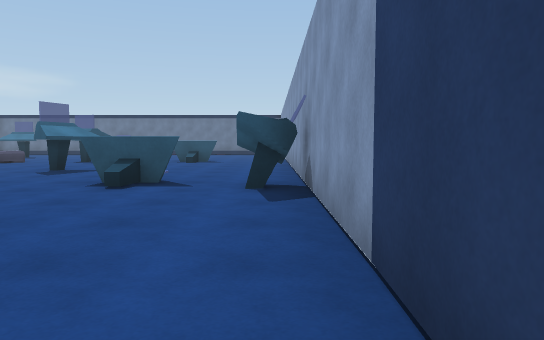
View 1 (above)

24 first-person views from a walk through a scene from a Unity 3-D project. The camera is 1.2 m above the floor, tilts 4° down and sees 70° across. The floor is counted in squares, 2 m on a side. Each view is taken from the middle of a square. On the plan, view 1 faces up. The plan holds only what a view shows up to about 11 squares ahead; the rest is blank. The place goes on beyond the plan. The player is left out. Some animated figures are not drawn. Door leaves are left out, so doorways stand open.

View 2
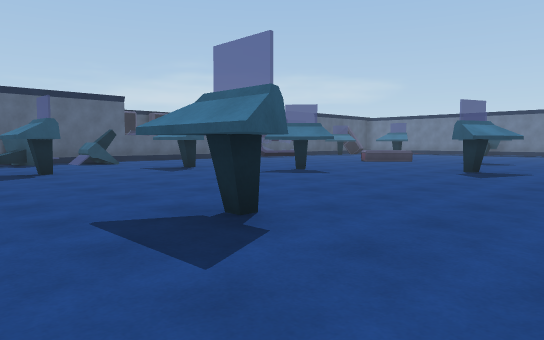

View 3
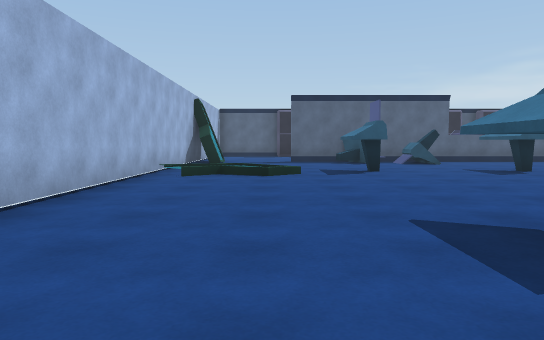

View 4
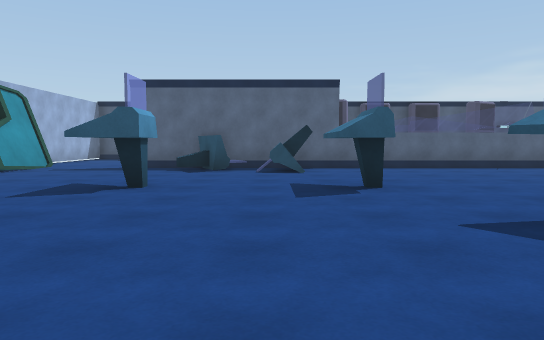

View 5
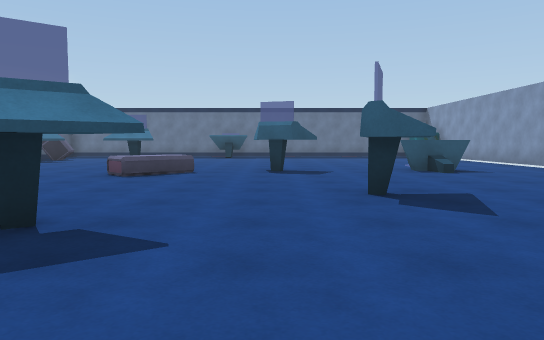

View 6
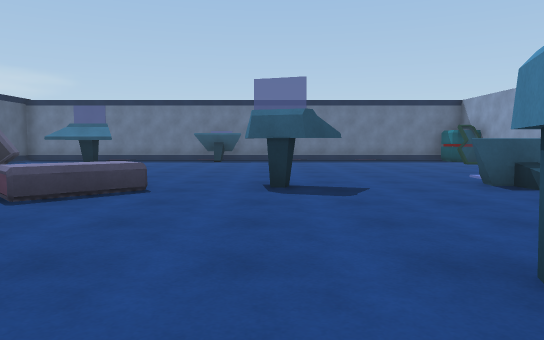

View 7
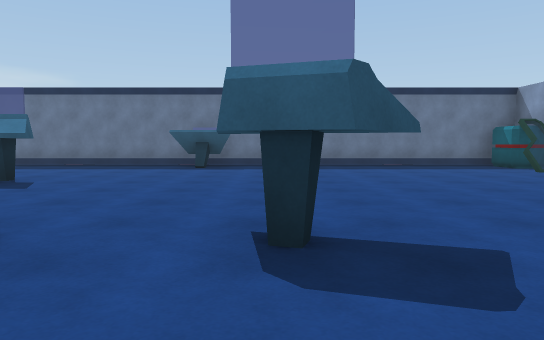

View 8
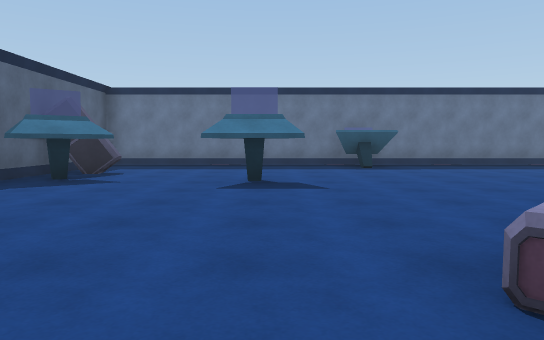

View 9
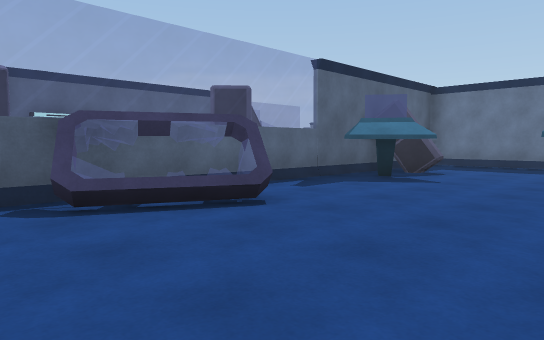

View 10
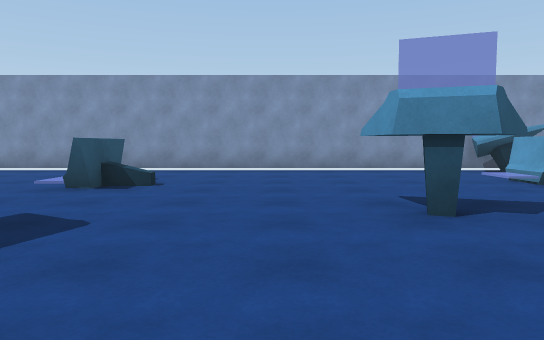

View 11
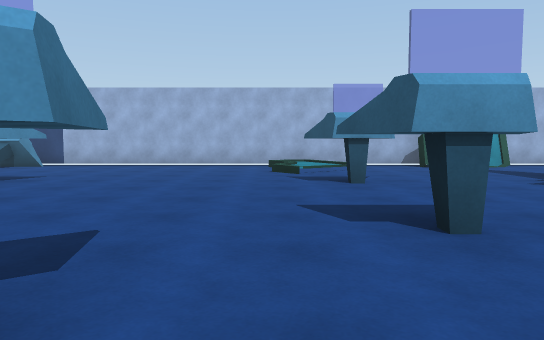

View 12
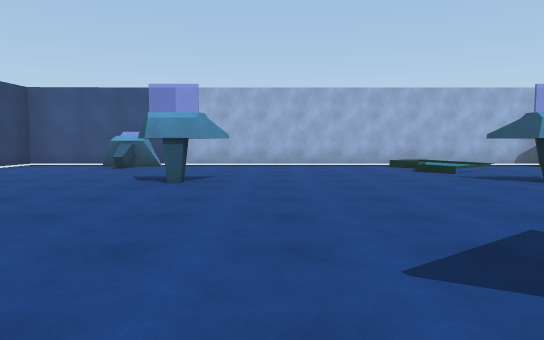

View 13
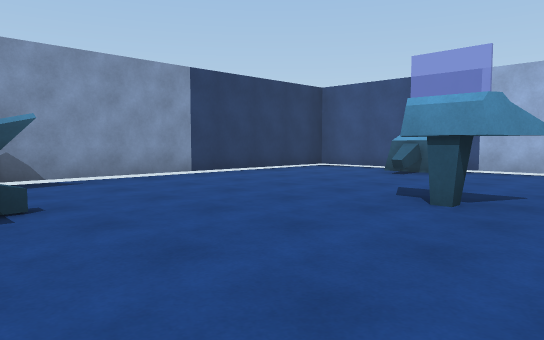

View 14
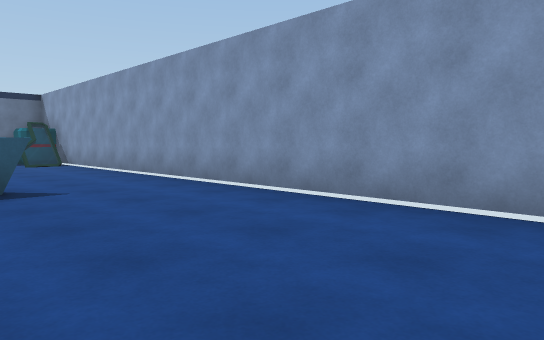

View 15
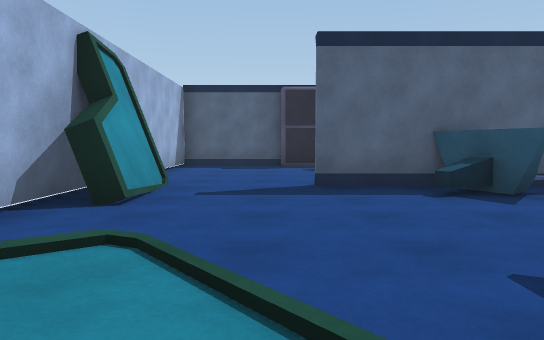

View 16
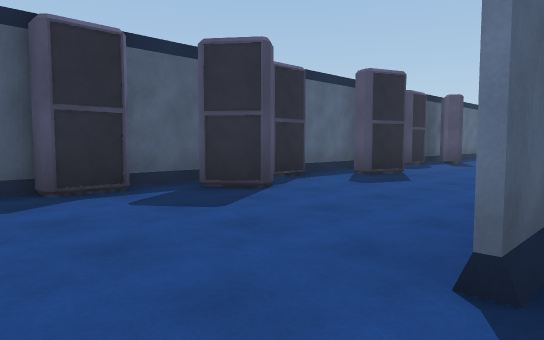

View 17
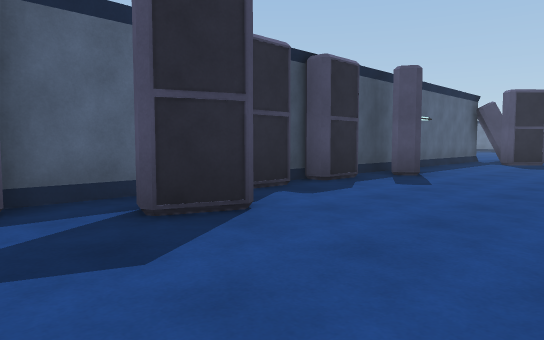

View 18
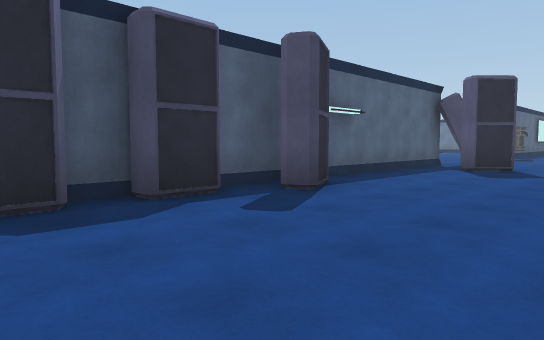

View 19
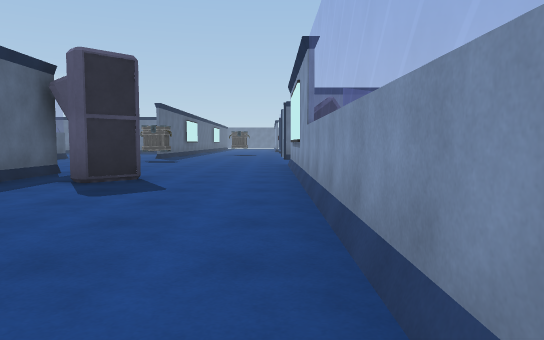

View 20
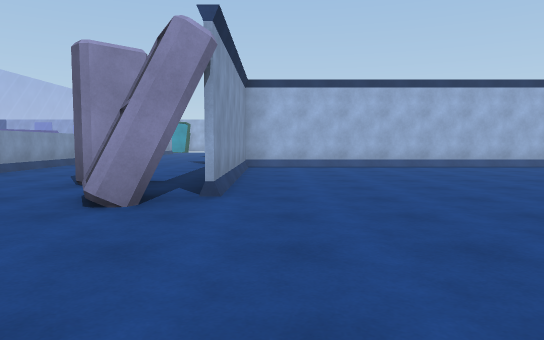

View 21
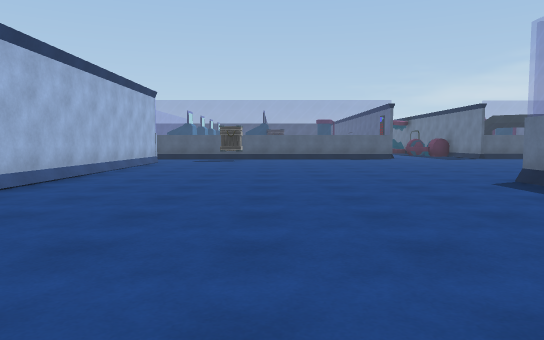

View 22
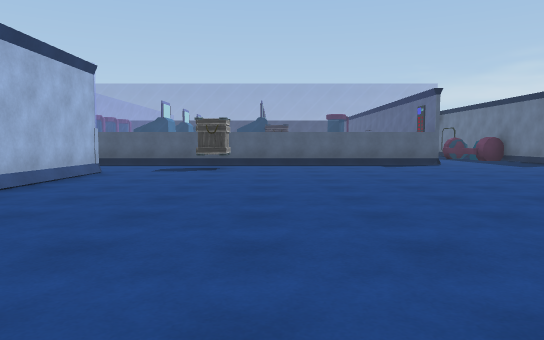

View 23
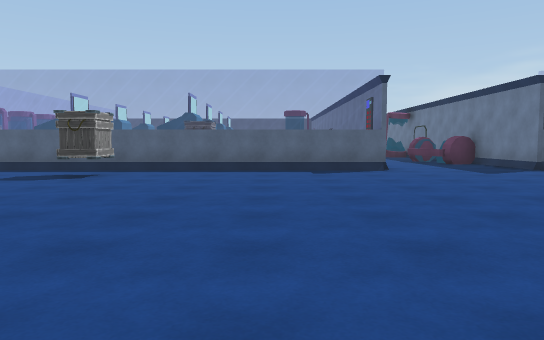

View 24
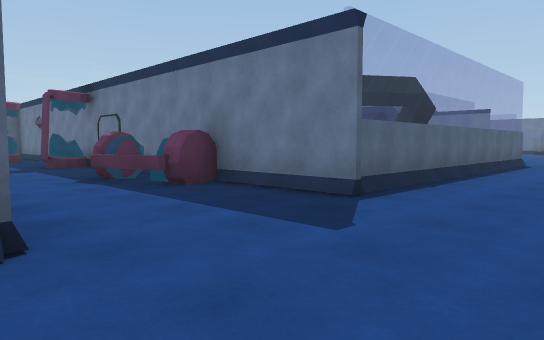

### Floor plan
Points are (right, up) in squares from view 1. A wall is a line through its corners. A room is listed if a view was taken in it or the views show most of it. See-through windows are left out.
Room 1 (views 1, 2, 3, 4, 5, 6, 7, 8, 9, 10, 11, 12, 13, 14, 15, 16, 17, 18, 19, 20, 21, 22, 23, 24)
walls: (-14.5, 10.6) (-14.5, 15.4); (-14.4, 15.5) (-14.4, 4.4); (-14.5, 18.4) (-14.5, 20.2); (-19.2, 17.5) (-19.2, 10.2); (-19.2, 7.1) (-19.2, 4.8); (-8.5, 20.4) (-14.4, 20.4); (-19.2, 2.6) (-19.2, 1.4); (-14.4, 1.6) (-14.4, 0.5); (-25.5, 19.9) (-26.1, 19.9); (-19.2, 0.4) (-19.2, -2.3) (-15.6, -2.3); (-12.2, -2.3) (-3.8, -2.3); (-0.5, 20.4) (-6.6, 20.4); (-31.9, 12.5) (-19.4, 12.5) (-19.4, 17.6); (-33.5, 15) (-32.7, 15) (-32.7, 14.2); (-1.4, -2.3) (0.5, -2.3) (0.5, 19.6); (-34.4, 20.5) (-34.4, 12.4); (-34.6, 27.5) (-34.6, 23.7)
low walls: (-34.4, 25.4) (-34.4, 24); (-34.4, 26.4) (-34.4, 25.5); (-34.4, 27.5) (-34.4, 26.5)
ways out: opening at (-35, 21); opening at (-33, 12); open door at (-35, 22.5); open door at (-14, 22)
objects: other object (-19, 8); other object (-19, 9); other object (-19, 18) to (-18, 18); other object (-18, 3); other object (-18, 6); other object (-18, 11); other object (-18, 16); other object (-15, -2) to (-13, -2); console (-14, 2) to (-13, 3); console (-14, 4) to (-13, 4); console (-14, 16) to (-13, 16); other object (-14, 17) to (-13, 18); console (-11, 2) to (-10, 2); console (-11, 5) to (-10, 5); console (-11, 16) to (-10, 16); other object (-9, 11) to (-8, 12); console (-8, 6) to (-7, 7); console (-8, 20) to (-7, 20); console (-6, 12) to (-5, 13); console (-5, 2) to (-4, 2); console (-5, 8) to (-4, 9); console (-3, -2) to (-2, -1); console (-3, 6) to (-2, 6); console (-3, 12) to (-2, 12); console (0, 5) to (0, 6); crate (0, 20)

Where each view was taken, in squares from view 1:
view 1: 0 up, 0 right, facing up
view 2: 0 up, 2 left, facing up-left
view 3: 0 up, 2 left, facing left
view 4: 4 up, 5 left, facing left
view 5: 4 up, 6 left, facing up
view 6: 7 up, 6 left, facing up
view 7: 10 up, 6 left, facing up
view 8: 10 up, 10 left, facing up
view 9: 10 up, 10 left, facing up-left
view 10: 10 up, 8 left, facing right
view 11: 8 up, 9 left, facing down
view 12: 8 up, 6 left, facing down
view 13: 6 up, 6 left, facing down-right
view 14: 7 up, 3 left, facing up-right
view 15: 0 up, 9 left, facing left
view 16: 1 down, 14 left, facing up-left
view 17: 4 up, 15 left, facing up-left
view 18: 7 up, 15 left, facing up-left
view 19: 10 up, 15 left, facing up
view 20: 22 up, 20 left, facing down
view 21: 16 up, 20 left, facing left
view 22: 16 up, 24 left, facing left
view 23: 18 up, 26 left, facing left
view 24: 20 up, 32 left, facing up-left
